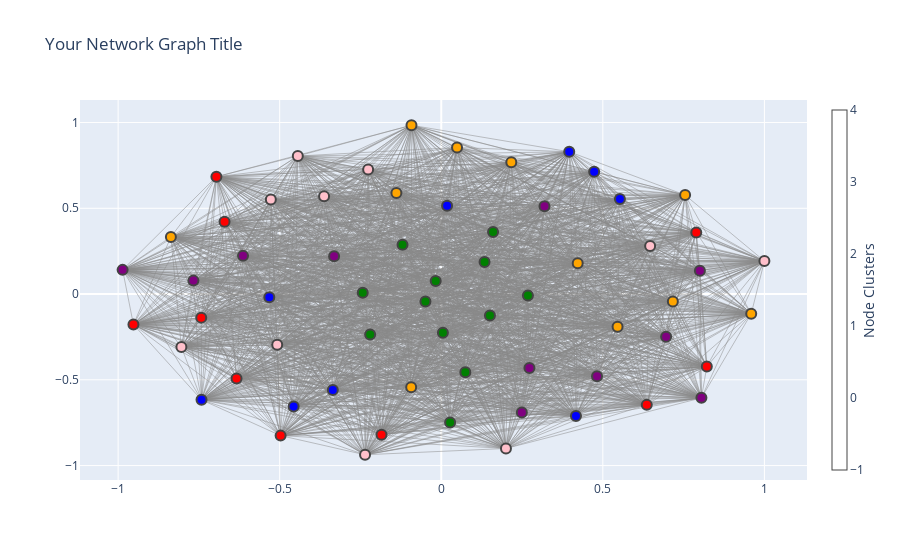

Notebook source saved alongside this figure:
### Code cell
pos = nx.spring_layout(G)

# Extract node positions into a list
node_positions = [pos[node] for node in G.nodes()]

# Number of clusters you want to create
num_clusters = 6  # You can change this to the desired number of clusters

# Apply K-Means clustering to the node positions
kmeans = KMeans(n_clusters=num_clusters, random_state=0)
node_clusters = kmeans.fit_predict(node_positions)

# Create a colormap for coloring nodes based on their cluster
colormap = ['red', 'blue', 'green', 'purple', 'orange', 'pink', 'cyan']

# Create a list to store node colors based on their cluster
node_colors = [colormap[cluster] for cluster in node_clusters]

# Rest of the code for generating edge_trace

# Create a scatter trace for nodes with colors based on their cluster
node_trace = go.Scatter(
    x=node_x, y=node_y,
    mode='markers',
    hoverinfo='text',
    marker=dict(
        showscale=True,
        colorscale='YlGnBu',
        color=node_colors,  # Use the cluster colors
        size=10,
        colorbar=dict(
            thickness=15,
            title='Node Clusters',  # You can change the title
            xanchor='left',
            titleside='right'
        ),
        line_width=2))

# Create the layout as shown in the previous response

# Add edge_trace and modified node_trace to the data list
data = [edge_trace, node_trace]

# Create the figure and display or save the graph
fig = go.Figure(data=data, layout=layout)

# Display the graph (in a Jupyter Notebook) or save it to an HTML file
pyo.iplot(fig)

### Figure 1 — Plotly figure (JSON) as saved in the notebook; plotly's stock layout.template omitted (floating-point values rounded to 4 significant figures; data arrays with more than 128 entries replaced by an {"elided": "..."} marker saying what was removed)
{"data": [{"hoverinfo": "none", "line": {"color": "#888", "width": 0.5}, "mode": "lines", "type": "scatter", "x": {"elided": "5859 float values"}, "y": {"elided": "5859 float values"}}, {"hoverinfo": "text", "marker": {"color": ["blue", "green", "purple", "purple", "green", "blue", "orange", "pink", "green", "blue", "orange", "green", "purple", "red", "blue", "blue", "orange", "orange", "blue", "blue", "green", "red", "red", "green", "purple", "blue", "orange", "pink", "purple", "pink", "red", "green", "orange", "pink", "green", "red", "green", "pink", "purple", "orange", "orange", "purple", "red", "pink", "green", "red", "pink", "blue", "purple", "purple", "pink", "orange", "pink", "purple", "red", "orange", "purple", "red", "green", "red", "green", "orange", "pink"], "colorbar": {"thickness": 15, "title": {"side": "right", "text": "Node Clusters"}, "xanchor": "left"}, "colorscale": [[0, "rgb(255,255,217)"], [0.125, "rgb(237,248,177)"], [0.25, "rgb(199,233,180)"], [0.375, "rgb(127,205,187)"], [0.5, "rgb(65,182,196)"], [0.625, "rgb(29,145,192)"], [0.75, "rgb(34,94,168)"], [0.875, "rgb(37,52,148)"], [1, "rgb(8,29,88)"]], "line": {"width": 2}, "showscale": true, "size": 10}, "mode": "markers", "type": "scatter", "x": [0.4169, 0.2682, -0.6134, -0.3316, -0.243, 0.4732, -0.0931, -0.2359, 0.02744, -0.5322, 0.2168, 0.005032, -0.9861, -0.4972, -0.4568, 0.5528, 0.5456, 0.04885, -0.7419, 0.01802, 0.07451, -0.1849, 0.7892, -0.2201, 0.3195, -0.3356, 0.4223, -0.8042, 0.482, 1, -0.6335, 0.134, -0.1388, -0.5077, 0.1507, -0.6958, -0.04901, -0.2263, 0.8051, 0.7547, -0.8367, 0.2494, 0.8218, 0.6464, 0.1603, -0.9526, -0.4439, 0.3961, 0.8004, 0.2729, -0.3626, 0.7167, 0.2002, -0.767, -0.6706, 0.9592, 0.6958, -0.7427, -0.01719, 0.636, -0.1199, -0.09216, -0.5274], "y": [-0.7105, -0.007823, 0.2226, 0.2201, 0.007077, 0.7129, -0.544, -0.9369, -0.7484, -0.01931, 0.7679, -0.2251, 0.141, -0.8254, -0.656, 0.5537, -0.1911, 0.8545, -0.6167, 0.5151, -0.456, -0.8199, 0.3589, -0.2354, 0.512, -0.5591, 0.1791, -0.3091, -0.4788, 0.1922, -0.4918, 0.187, 0.5894, -0.2962, -0.1249, 0.6838, -0.04367, 0.7257, -0.6052, 0.5772, 0.3331, -0.6902, -0.4229, 0.2804, 0.3612, -0.1778, 0.8047, 0.8296, 0.1365, -0.4307, 0.5703, -0.04276, -0.9003, 0.07833, 0.4209, -0.1147, -0.2491, -0.1375, 0.07608, -0.6461, 0.2871, 0.9841, 0.5507]}], "layout": {"hovermode": "closest", "showlegend": false, "title": {"text": "Your Network Graph Title"}}}
